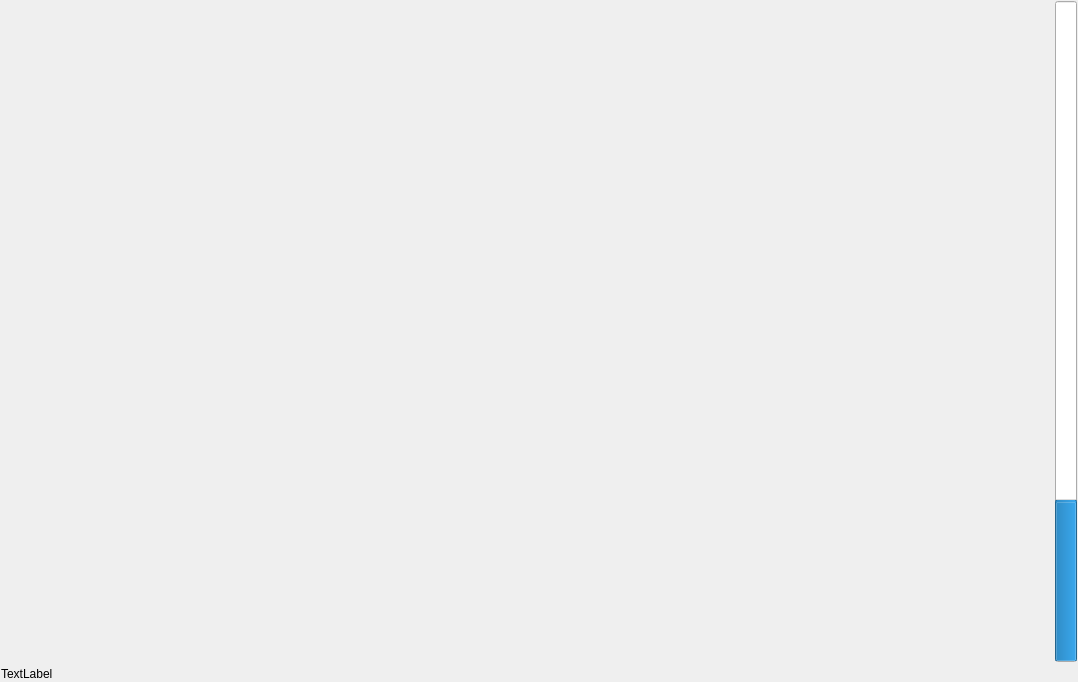
<?xml version="1.0" encoding="UTF-8"?>
<ui version="4.0">
 <class>MainWindow</class>
 <widget class="QMainWindow" name="MainWindow">
  <property name="geometry">
   <rect>
    <x>0</x>
    <y>0</y>
    <width>1078</width>
    <height>682</height>
   </rect>
  </property>
  <property name="windowTitle">
   <string>MainWindow</string>
  </property>
  <widget class="QWidget" name="centralWidget">
   <property name="styleSheet">
    <string notr="true"/>
   </property>
   <layout class="QVBoxLayout" name="verticalLayout_2">
    <property name="spacing">
     <number>1</number>
    </property>
    <property name="leftMargin">
     <number>1</number>
    </property>
    <property name="topMargin">
     <number>1</number>
    </property>
    <property name="rightMargin">
     <number>1</number>
    </property>
    <property name="bottomMargin">
     <number>1</number>
    </property>
    <item>
     <widget class="QWidget" name="plottingWidget" native="true">
      <property name="sizePolicy">
       <sizepolicy hsizetype="Preferred" vsizetype="Preferred">
        <horstretch>0</horstretch>
        <verstretch>0</verstretch>
       </sizepolicy>
      </property>
      <property name="styleSheet">
       <string notr="true"/>
      </property>
      <layout class="QHBoxLayout" name="horizontalLayout">
       <property name="spacing">
        <number>4</number>
       </property>
       <property name="leftMargin">
        <number>0</number>
       </property>
       <property name="topMargin">
        <number>0</number>
       </property>
       <property name="rightMargin">
        <number>0</number>
       </property>
       <property name="bottomMargin">
        <number>4</number>
       </property>
       <item>
        <widget class="QWidget" name="fftPlotHolder" native="true">
         <layout class="QVBoxLayout" name="verticalLayout">
          <property name="spacing">
           <number>4</number>
          </property>
          <property name="leftMargin">
           <number>0</number>
          </property>
          <property name="topMargin">
           <number>0</number>
          </property>
          <property name="rightMargin">
           <number>0</number>
          </property>
          <property name="bottomMargin">
           <number>0</number>
          </property>
          <item>
           <widget class="QCustomPlot" name="fftCustomPlot" native="true"/>
          </item>
          <item>
           <widget class="QWidget" name="inptOutptPlotHolder" native="true">
            <layout class="QHBoxLayout" name="horizontalLayout_2">
             <property name="spacing">
              <number>4</number>
             </property>
             <property name="leftMargin">
              <number>0</number>
             </property>
             <property name="topMargin">
              <number>0</number>
             </property>
             <property name="rightMargin">
              <number>0</number>
             </property>
             <property name="bottomMargin">
              <number>0</number>
             </property>
             <item>
              <widget class="QWidget" name="inputCustomPlot" native="true">
               <layout class="QVBoxLayout" name="verticalLayout_3">
                <property name="spacing">
                 <number>4</number>
                </property>
                <property name="leftMargin">
                 <number>0</number>
                </property>
                <property name="topMargin">
                 <number>0</number>
                </property>
                <property name="rightMargin">
                 <number>0</number>
                </property>
                <property name="bottomMargin">
                 <number>0</number>
                </property>
                <item>
                 <widget class="QCustomPlot" name="inputRealPlot" native="true"/>
                </item>
                <item>
                 <widget class="QCustomPlot" name="inputImagPlot" native="true"/>
                </item>
               </layout>
              </widget>
             </item>
             <item>
              <widget class="QCustomPlot" name="outputCustomPlot" native="true"/>
             </item>
            </layout>
           </widget>
          </item>
         </layout>
        </widget>
       </item>
       <item>
        <widget class="QProgressBar" name="progressBar">
         <property name="value">
          <number>24</number>
         </property>
         <property name="orientation">
          <enum>Qt::Vertical</enum>
         </property>
        </widget>
       </item>
      </layout>
     </widget>
    </item>
    <item>
     <widget class="QLabel" name="infoLabel">
      <property name="sizePolicy">
       <sizepolicy hsizetype="Preferred" vsizetype="Fixed">
        <horstretch>0</horstretch>
        <verstretch>0</verstretch>
       </sizepolicy>
      </property>
      <property name="styleSheet">
       <string notr="true"/>
      </property>
      <property name="text">
       <string>TextLabel</string>
      </property>
     </widget>
    </item>
   </layout>
  </widget>
  <widget class="QMenuBar" name="menuBar">
   <property name="geometry">
    <rect>
     <x>0</x>
     <y>0</y>
     <width>1078</width>
     <height>25</height>
    </rect>
   </property>
  </widget>
 </widget>
 <layoutdefault spacing="6" margin="11"/>
 <customwidgets>
  <customwidget>
   <class>QCustomPlot</class>
   <extends>QWidget</extends>
   <header>qcustomplot.h</header>
   <container>1</container>
  </customwidget>
 </customwidgets>
 <resources/>
 <connections/>
</ui>
